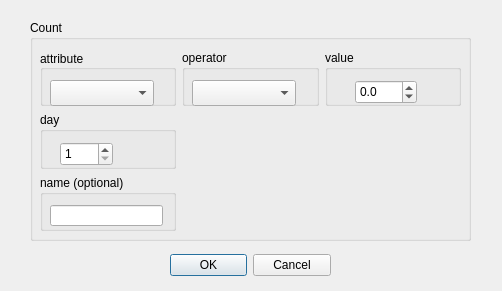
<?xml version="1.0" encoding="UTF-8"?>
<ui version="4.0">
 <class>CountDialog</class>
 <widget class="QDialog" name="CountDialog">
  <property name="windowModality">
   <enum>Qt::WindowModal</enum>
  </property>
  <property name="enabled">
   <bool>true</bool>
  </property>
  <property name="geometry">
   <rect>
    <x>0</x>
    <y>0</y>
    <width>502</width>
    <height>291</height>
   </rect>
  </property>
  <property name="maximumSize">
   <size>
    <width>16777215</width>
    <height>16777215</height>
   </size>
  </property>
  <property name="windowTitle">
   <string>Apply Filter</string>
  </property>
  <property name="modal">
   <bool>false</bool>
  </property>
  <widget class="QDialogButtonBox" name="buttonBox">
   <property name="geometry">
    <rect>
     <x>170</x>
     <y>240</y>
     <width>161</width>
     <height>51</height>
    </rect>
   </property>
   <property name="orientation">
    <enum>Qt::Horizontal</enum>
   </property>
   <property name="standardButtons">
    <set>QDialogButtonBox::Cancel|QDialogButtonBox::Ok</set>
   </property>
  </widget>
  <widget class="QGroupBox" name="groupBox">
   <property name="geometry">
    <rect>
     <x>30</x>
     <y>20</y>
     <width>441</width>
     <height>221</height>
    </rect>
   </property>
   <property name="title">
    <string>Count</string>
   </property>
   <widget class="QWidget" name="gridLayoutWidget">
    <property name="geometry">
     <rect>
      <x>10</x>
      <y>30</y>
      <width>421</width>
      <height>181</height>
     </rect>
    </property>
    <layout class="QGridLayout" name="gridLayout" rowstretch="0,0,0,0">
     <property name="sizeConstraint">
      <enum>QLayout::SetMinimumSize</enum>
     </property>
     <item row="1" column="0">
      <widget class="QGroupBox" name="groupBox_3">
       <property name="maximumSize">
        <size>
         <width>16777215</width>
         <height>75</height>
        </size>
       </property>
       <property name="title">
        <string>attribute</string>
       </property>
       <property name="alignment">
        <set>Qt::AlignJustify|Qt::AlignVCenter</set>
       </property>
       <widget class="QComboBox" name="attributeBox">
        <property name="geometry">
         <rect>
          <x>10</x>
          <y>30</y>
          <width>104</width>
          <height>26</height>
         </rect>
        </property>
        <property name="toolTip">
         <string>What freatiure of the agent to fileter by</string>
        </property>
       </widget>
      </widget>
     </item>
     <item row="1" column="2">
      <widget class="QGroupBox" name="groupBox_6">
       <property name="maximumSize">
        <size>
         <width>16777215</width>
         <height>75</height>
        </size>
       </property>
       <property name="title">
        <string>value</string>
       </property>
       <widget class="QDoubleSpinBox" name="valueSpinBox">
        <property name="geometry">
         <rect>
          <x>30</x>
          <y>30</y>
          <width>62</width>
          <height>24</height>
         </rect>
        </property>
        <property name="decimals">
         <number>1</number>
        </property>
        <property name="minimum">
         <double>-1.000000000000000</double>
        </property>
        <property name="maximum">
         <double>1.000000000000000</double>
        </property>
        <property name="singleStep">
         <double>0.100000000000000</double>
        </property>
       </widget>
      </widget>
     </item>
     <item row="1" column="1">
      <widget class="QGroupBox" name="groupBox_2">
       <property name="maximumSize">
        <size>
         <width>16777215</width>
         <height>75</height>
        </size>
       </property>
       <property name="title">
        <string>operator</string>
       </property>
       <property name="alignment">
        <set>Qt::AlignLeading|Qt::AlignLeft|Qt::AlignTop</set>
       </property>
       <widget class="QComboBox" name="operatorBox">
        <property name="geometry">
         <rect>
          <x>10</x>
          <y>30</y>
          <width>104</width>
          <height>26</height>
         </rect>
        </property>
       </widget>
      </widget>
     </item>
     <item row="2" column="0">
      <widget class="QGroupBox" name="groupBox_7">
       <property name="maximumSize">
        <size>
         <width>16777215</width>
         <height>75</height>
        </size>
       </property>
       <property name="title">
        <string>day</string>
       </property>
       <property name="alignment">
        <set>Qt::AlignLeading|Qt::AlignLeft|Qt::AlignTop</set>
       </property>
       <widget class="QSpinBox" name="dayspinBox">
        <property name="geometry">
         <rect>
          <x>20</x>
          <y>30</y>
          <width>53</width>
          <height>24</height>
         </rect>
        </property>
        <property name="minimum">
         <number>1</number>
        </property>
       </widget>
      </widget>
     </item>
     <item row="3" column="0">
      <widget class="QGroupBox" name="groupBox_4">
       <property name="maximumSize">
        <size>
         <width>16777215</width>
         <height>75</height>
        </size>
       </property>
       <property name="title">
        <string>name (optional)</string>
       </property>
       <widget class="QLineEdit" name="nameLine">
        <property name="geometry">
         <rect>
          <x>10</x>
          <y>30</y>
          <width>113</width>
          <height>21</height>
         </rect>
        </property>
        <property name="alignment">
         <set>Qt::AlignLeading|Qt::AlignLeft|Qt::AlignVCenter</set>
        </property>
       </widget>
      </widget>
     </item>
    </layout>
   </widget>
  </widget>
 </widget>
 <resources/>
 <connections>
  <connection>
   <sender>buttonBox</sender>
   <signal>accepted()</signal>
   <receiver>CountDialog</receiver>
   <slot>accept()</slot>
   <hints>
    <hint type="sourcelabel">
     <x>248</x>
     <y>254</y>
    </hint>
    <hint type="destinationlabel">
     <x>157</x>
     <y>274</y>
    </hint>
   </hints>
  </connection>
  <connection>
   <sender>buttonBox</sender>
   <signal>rejected()</signal>
   <receiver>CountDialog</receiver>
   <slot>reject()</slot>
   <hints>
    <hint type="sourcelabel">
     <x>316</x>
     <y>260</y>
    </hint>
    <hint type="destinationlabel">
     <x>286</x>
     <y>274</y>
    </hint>
   </hints>
  </connection>
 </connections>
</ui>
